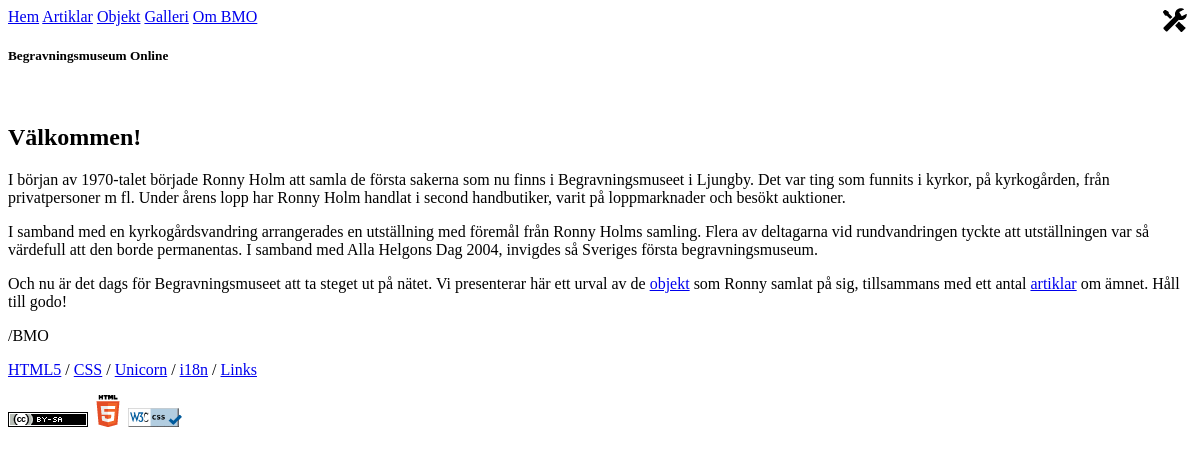
The page / on the database its author committed.
### tables this page shows
CREATE TABLE "Article" ("id" INTEGER PRIMARY KEY  AUTOINCREMENT  NOT NULL  UNIQUE , "category" TEXT, "title" TEXT, "content" TEXT, "author" TEXT, "pubdate" DATETIME NOT NULL  DEFAULT CURRENT_DATE, "permalink" TEXT NOT NULL  DEFAULT "", "imagecategory" TEXT);

### application/core/Request.php (called while the page is built, shortened)
<?php
class Request {
	public function Parse() {
		$requestUri = $_SERVER['REQUEST_URI'];
		$scriptName = $_SERVER['SCRIPT_NAME'];
		$baseUrl = dirname($scriptName);
		$baseUrl = ($baseUrl=='/') ? $baseUrl : $baseUrl.'/';
		$request = trim( substr($requestUri, strlen(rtrim($baseUrl, '/'))), '/' );
		$splits = explode('/', $request);
		$controller = !empty($splits[0]) ? $splits[0] : DEFAULT_CONTROLLER;
		$this->baseUrl = $baseUrl;
		$this->controller = $controller;
	}
}
?>

### application/config.php (called while the page is built, shortened)
<?php
function autoloader($className) {
	$split = explode('_', $className);
	$classPath = isset($split[1]) ? PAGES.$split[1] : null;
}
?>

### application/core/CoreController.php (called while the page is built, shortened)
<?php
class CoreController {
	public function render() {
		if (method_exists($this, 'getData')) {
			extract($this->getData());
		}
		require( TEMPLATE );
	}
}
?>

### index.php (called while the page is built, shortened)
<?php
require( APP.'config.php' );
$core = new Core();
$core->route();
?>

### application/core/Database.php (called while the page is built, shortened)
<?php
class Database {
	private $db = null;
	private static $instance;
	public static function Instance() {
		if(self::$instance == null) {
			self::$instance = new Database(DSN);
		}
		return self::$instance;
	}
	private function __construct($dsn, $username = null, $password = null, $driver_options = null) {
		try {
			$this->db = new PDO($dsn, $username, $password, $driver_options);
		} catch (PDOException $e) {
    	echo 'Connection failed: ' . $e->getMessage();
		}
	}
	public function ExecuteSelectQueryAndFetchAll($query, $params=array()) {
		$this->stmt = $this->db->prepare($query);
		$this->stmt->execute($params);
		return $this->stmt->fetchAll(PDO::FETCH_ASSOC);
	}
}

### application/core/CoreModel.php (called while the page is built, shortened)
<?php
class CoreModel {
	private $db;
	protected $table;
	public function __construct($database) {
		$this->db = $database;
	}
	public function getAllByIndex($index, $search) {
		$query = 'SELECT * FROM ' . $this->table . " where {$index}=?";
		$params[] = $search;
		return $this->db->ExecuteSelectQueryAndFetchAll($query, $params);
	}
}
?>

### application/pages/Home/Controller_Home.php (called while the page is built, shortened)
<?php
class Controller_Home extends CoreController {
	public function index() {
		$db = Database::Instance();
		$article = new Article($db);
		$res = $article->getAllByIndex('category', 'home');
	}
}
?>

### application/pages/Home/View_Home.php (the view, shortened to what this page needs)
 <div class="tertiary">
 </div>
 <div class="primary">
<article class="home">
<h1><?php echo $view_title; ?></h1>
<?php echo $view_content; ?>
</article>
 </div>

### application/core/Core.php (shortened to what this page needs)
<?php
class Core {
	public function route() {
		$request = new Request();
		$request->Parse();
		$controllerName = ucfirst($request->controller);
		$method = $request->method;
		$controllerClass = CONTROLLER_PREFIX.$controllerName;
		if (!class_exists($controllerClass))
		{
			$this->controller = new CoreController();
			$this->controllerAddons($request);
			$this->controller->index();
		} else {
			$this->controller = new $controllerClass;
			$this->controller->baseUrl = $request->baseUrl;
			if (method_exists($this->controller, $method)) {
				$this->controller->$method();
			} else {
				$this->controller->index();
			}
			$this->controller->render();
		}
	}
}

### application/pages/template.php (shortened to what this page needs)
<!DOCTYPE html>
<html lang="sv">
<head>
	<link <?php $this->helper->Link(IMG.'favicon.ico');?> rel="shortcut icon">
	<link rel="stylesheet" <?php $this->helper->Link(CSS.'ui-lightness/jquery-ui-1.8.20.custom.css');?> title="standard stylesheet" type='text/css'>
	<link rel="stylesheet" <?php $this->helper->Link(CSS.'qtip.css');?> title="standard stylesheet" type='text/css'>
	<link rel="stylesheet" <?php $this->helper->Link(CSS.'colorbox.css');?> title="standard stylesheet" type='text/css'>
  <link rel='stylesheet' <?php $this->helper->Link(CSS.'style.php');?> type='text/css' media='all'>
</head>
<body <?php echo (isset($pageId)) ? "id='{$pageId}'" : ""; ?>>
<div class="stickfootwrap">
<header class="top">
	<nav class="menu">
		<a <?php $this->helper->Link('home');?> id="home-">Hem</a>
		<a <?php $this->helper->Link('articles');?> id="articles-">Artiklar</a>
		<a <?php $this->helper->Link('objects');?> id="objects-">Objekt</a>
		<a <?php $this->helper->Link('gallery');?> id="gallery-">Galleri</a>
		<a <?php $this->helper->Link('about');?> id="about-">Om BMO</a>
	<div style="float: right; margin-right: 5px;">
		<a href="/admin"><img src="/img/icons/glyphicons_280_settings.png" alt="Admin pages"></a>
	</div>
	</nav>
</header>
<div class="mainwrapper">
<header class="logo">
	<h5>Begravningsmuseum Online</h5>
</header>
<?php
require( $this->view );
?>
</div>
</div>
<div class="footer">
	<footer class="bottom">
	<div class="leftfoot">
	<p>
		<a href="http://validator.w3.org/check/referer">HTML5</a> /
		<a href="http://jigsaw.w3.org/css-validator/check/referer">CSS</a> /
		<a href="http://validator.w3.org/unicorn/check?ucn_uri=referer&amp;ucn_task=conformance">Unicorn</a> /
		<a href="http://validator.w3.org/i18n-checker/check?uri=<?php echo $this->helper->getCurrentUrl(); ?>">i18n</a> /
		<a href="http://validator.w3.org/checklink?uri=<?php echo 	$this->helper->getCurrentUrl(); ?>">Links</a>
	</p>
	</div>
	<div class="rightfoot">
<!-- 		<p>
		<a <?php $this->helper->Link('home');?> id="home-">Hem</a>
		<a <?php $this->helper->Link('articles');?> id="articles-">Artiklar</a>
		<a <?php $this->helper->Link('objects');?> id="objects-">Objekt</a>
		<a <?php $this->helper->Link('gallery');?> id="gallery-">Galleri</a>
		<a <?php $this->helper->Link('about');?> id="about-">Om BMO</a>
 -->	<a rel="license" href="http://creativecommons.org/licenses/by-sa/3.0/"><img alt="Creative Commons License" style="border-width:0" <?php $this->helper->Link('img/html5/cc-by-sa.png', 'src');?> /></a>
	<a href="http://validator.w3.org/check/referer"><img alt="Valid HTML5" <?php $this->helper->Link('img/html5/HTML5_Logo_32.png', 'src'); ?>></a>
	<a href="http://jigsaw.w3.org/css-validator/check/referer"><img height='19' <?php $this->helper->Link('img/html5/vcss-blue.gif', 'src'); ?> alt="Valid CSS!" /></a>
	</div>
	</footer>
</div>
</body>
</html>

### application/core/ViewHelper.php (shortened to what this page needs)
<?php
class ViewHelper {
	private $baseUrl;
	private function __construct() {
		$request = new Request();
		$request->Parse();
		$this->baseUrl = $request->baseUrl;
	}
	public function Link($link, $type = 'href', $abaseUrl = null) {
		$baseUrl = ( isset($abaseUrl) ) ? $abaseUrl : $this->baseUrl;
				print $type . "='{$baseUrl}{$link}'";
	}
	public function getCurrentUrl() {
		$url = "http";
		$url .= (@$_SERVER["HTTPS"] == "on") ? 's' : '';
		$url .= "://";
		$serverPort = ($_SERVER["SERVER_PORT"] == "80") ? '' :
 	   (($_SERVER["SERVER_PORT"] == 443 && @$_SERVER["HTTPS"] == "on") ? '' : ":{$_SERVER['SERVER_PORT']}");
		$url .= $_SERVER["SERVER_NAME"] . $serverPort . htmlspecialchars($_SERVER["REQUEST_URI"]);
		return $url;
	}
}

### rows shown on the page
article: title "Välkommen!", content "I början av 1970-talet började Ronny Holm att samla de första sakerna som nu finns i Begravningsmuseet i Ljungby. Det var ting som funnits i kyrkor, på kyrkogården, från privatpersoner m fl. Under årens lopp har Ronny Holm handlat i second handbutiker, varit på loppmarknader och besökt auktioner. I samband med en kyrkogårdsvandring arrangerades en utställning med föremål från Ronny Holms samling. Flera av deltagarna vid rundvandringen tyckte att utställningen var så värdefull att den borde permanentas. I samband med Alla Helgons Dag 2004, invigdes så Sveriges första begravningsmuseum. Och nu är det dags för Begravningsmuseet att ta steget ut på nätet. Vi presenterar här ett urval av de…"
